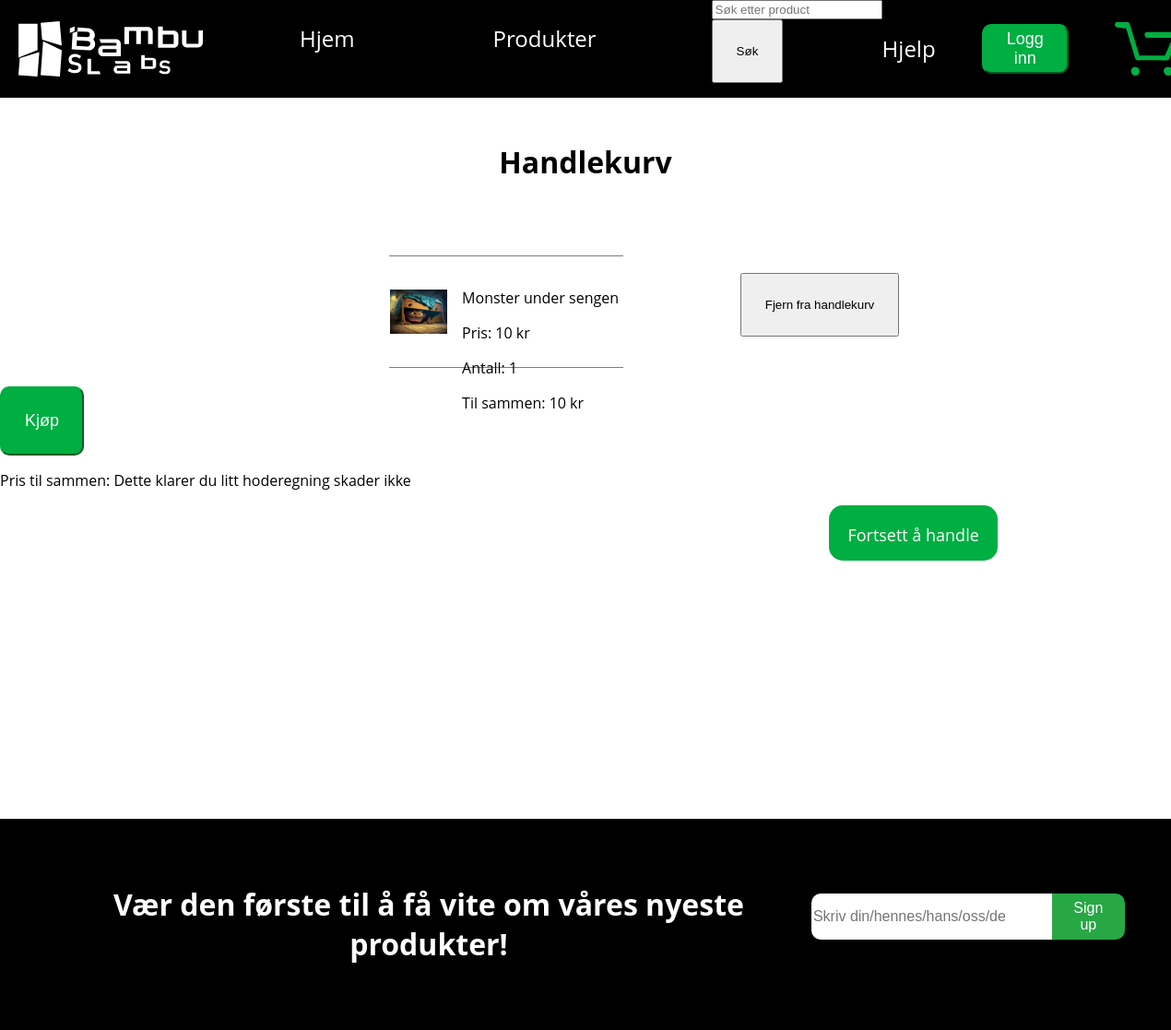
Before: /Handlekurv.html (signed in) with the older database file.
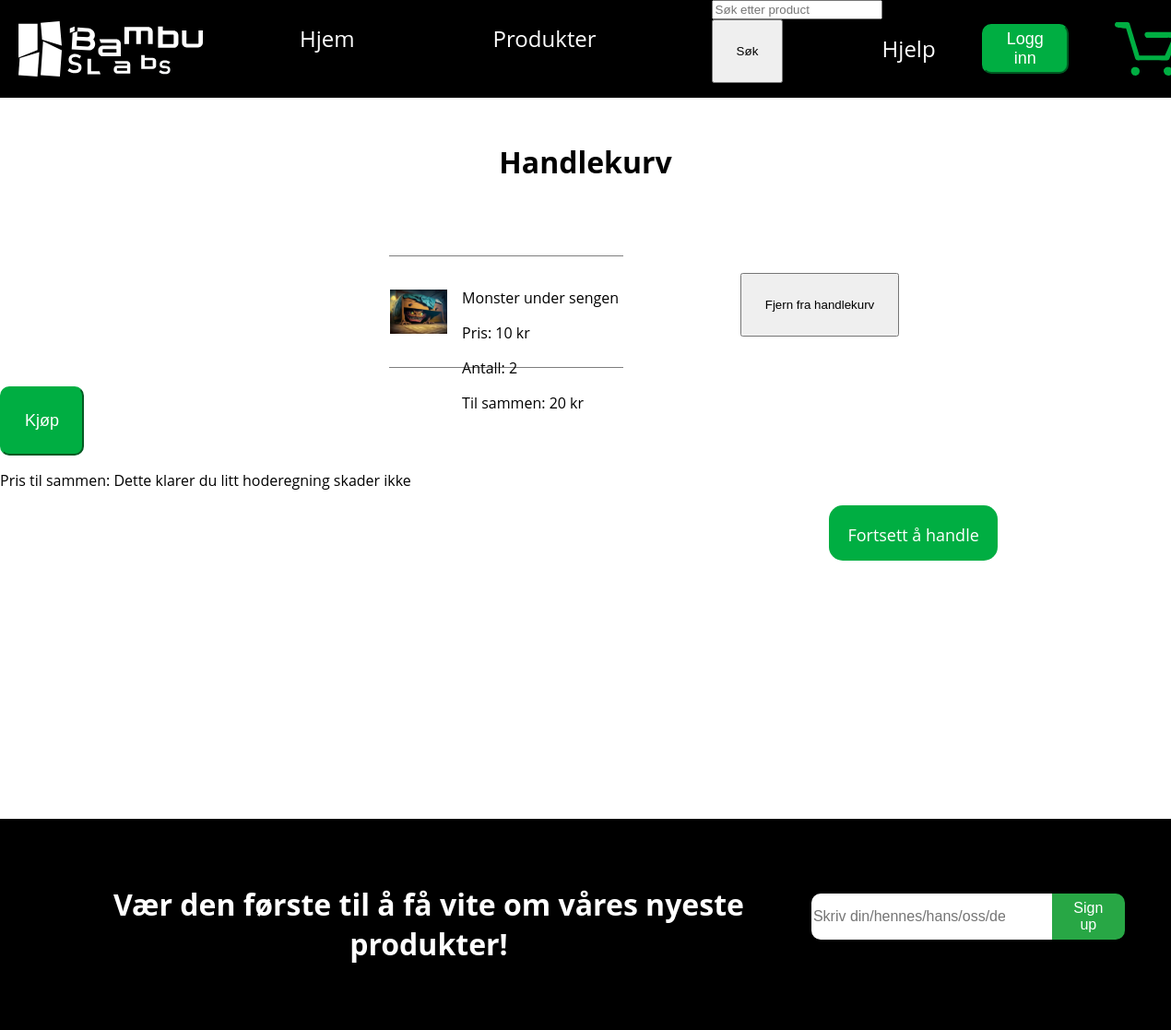
After: the same page with the newer database file.
### app.py (models this page shows)
class Cart(db.Model):
    __tablename__='cart'
    id = db.Column(db.Integer, primary_key=True)
    user_id = db.Column(db.Integer, db.ForeignKey('user.id'), nullable=False)
    product_id = db.Column(db.String, db.ForeignKey('produkt.id'), nullable=False)
    quantity = db.Column(db.Integer, default=1)
    user = db.relationship('User', backref='cart_items')
    product = db.relationship('Produkt', backref='cart_items')

class Produkt(db.Model):
    id = db.Column(db.String, primary_key=True)
    name = db.Column(db.String, nullable=False)
    price = db.Column(db.String, nullable=False)
    pricetall = db.Column(db.Integer, nullable=False)
    pricetext = db.Column(db.String, nullable=False)
    image = db.Column(db.String, nullable=False)
    description = db.Column(db.Text, nullable=False)

### app.py (the view, shortened to what this page needs)
@app.route('/Handlekurv.html')
def Handlekurv():
    cart_items = []
    if current_user.is_authenticated:
        cart_items = Cart.query.filter_by(user_id=current_user.id).all()
    return render_template('Handlekurv.html', cart_items=cart_items)

### app.py (called while the page is built)
@login_manager.user_loader
def load_user(user_id):
    return User.query.get(int(user_id))

### templates/Handlekurv.html (shortened to what this page needs)
{% extends 'nav2.html' %}
{% block body %}
<!DOCTYPE html>
<html lang="en">
<head>
    <link rel="stylesheet" href="static/styling.css">
</head>
<body>
    <div class="container">
        <h1 id="Handlekurvoverskrift">Handlekurv</h1>
        <div class="produkthandlekurv">
            {% if cart_items %}
            {% for item in cart_items %}
            <div class="handlekurvalt">
                <div class="bildeogprodukt">
                    <img id="productImageHandlekurv" src="{{ item.product.image }}" alt="{{ item.product.name }}">
                    <div class="tekstprodukthandlekurv">
                        <p id="productNameHandlekurv">{{ item.product.name }}</p>
                        <p id="productPriceHandlekurv">Pris: {{ item.product.price }}</p>
                        <p>Antall: {{ item.quantity }}</p>
                        <p>Til sammen: {{ item.quantity * item.product.pricetall }} {{ item.product.pricetext }} </p>
                    </div>
                </div>
                <div>
                    <form action="{{ url_for('remove_from_cart', product_id=item.product_id) }}" method="POST">
                        <button type="submit">Fjern fra handlekurv</button>
                    </form>
                </div>
            </div>
            {% endfor %}
            {% else %}
            <p>Handlekurven din er tom.</p>
            {% endif %}
        </div>
        <div id="knappdivvv2">
            <form action="{{ url_for('kvitering') }}" method="POST">
            <a type="submit" id="handlekurvLink" href="#"><button id="leggTilHandklekurvID">Kjøp</button></a>
        </form>
        <p>Pris til sammen: Dette klarer du litt hoderegning skader ikke</p>
        <div class="Handlekurvting">
            <a id="Flereprodukter" href="index.html">Fortsett å handle</a>
        </div>
    </div>
    <div class="fotter">
        <h1>Vær den første til å få vite om våres nyeste produkter!</h1>
        <form method="POST" action="{{ url_for('subscribe_newsletter') }}">
            <div class="signup-container">
                <input type="email" name="nyheter" class="email-input" placeholder="Skriv din/hennes/hans/oss/deres/ailien email">
                <button type="submit" class="signup-button">Sign up</button>
            </div>
        </form>
    </div>
</body>
</html>
{% endblock %}

### templates/nav2.html
<body>
    <nav>
        <a class="logo" href="index.html">
            <img src="static/bilder/Bambu_Slabswird.svg" alt="Logo">
        </a>
        <div class="textnav">
            <a href="index.html">Hjem</a>
            <a href="detalj.html">Produkter</a>
       <form action="{{ url_for('search') }}" method="GET">
        <input type="text" name="query" placeholder="Søk etter product" required>
        <button type="submit">Søk</button>
       </form>
        </div>
        <div id="totingsammen">
            <a href="Hjelp.html">Hjelp</a>
            <a href="logginn.html">
                <button id="kjøpeknapp">Logg inn</button>
            </a>
            <a href="Handlekurv.html">
                <img id="handlekurv" src="static/bilder/Handlekurv.svg" alt="Handlekurv">
            </a>
        </div>
    </nav>
    {% block body %}
    {% endblock %}
</body>
</html>

### static/styling.css (style rules this page uses)
body { margin: 0%; overflow-x: hidden; font-family: "Open Sans","system-ui","Segoe UI",Roboto,Oxygen,Ubuntu,"Fira Sans","Droid Sans","Helvetica Neue",sans; }
nav { background-color: #000000; width: 100%; display: flex; align-items: center; padding-left: 20px; overflow-x: hidden; }
nav a { text-decoration: none; font-size: 150%; color: white; }
.textnav { display: flex; height: 100%; gap: 100px; width: 90vw; padding-left: 80px; }
.textnav a, button { padding: 25px; }
nav img { width: 200px; }
#kjøpeknapp { display: flex; align-items: center; background-color: #00AE42; color: white; border-color: #00AE42; border-radius: 10px; height: 20px; font-size: large; }
#totingsammen { display: flex; margin-right: 23px; gap: 50px; align-items: center; }
#handlekurv { width: 70px; margin-right: 80px; }
#handlekurvLink button { background-color: #00AE42; color: white; border-color: #00AE42; border-radius: 10px; font-size: large; align-items: center; }
h1 { text-align: center; }
a { text-decoration: none; color: #000000; }
#Flereprodukter { align-items: center; background-color: #00AE42; color: white; border-color: #00AE42; border-radius: 15px; height: 20px; font-size: large; text-decoration: none; padding: 20px; }
#Handlekurvoverskrift { margin-top: 6vh; margin-bottom: 10vh; }
.produkthandlekurv { display: flex; flex-direction: column; margin: 20px 0; gap: 20px }
.bildeogprodukt img { display: flex; justify-content: space-between; height: 40%; padding: 1px; }
.tekstprodukthandlekurv { width: 100%; margin-left: 10px; height: 70%; }
.handlekurvalt { display: flex; width: 100%; justify-content: space-evenly; justify-content: center; align-items: center; gap: 10%; margin-left: 5%; }
.bildeogprodukt { display: flex; justify-content: space-between; border-bottom: 1px solid rgb(127, 127, 127); border-top: 1px solid rgb(127, 127, 127); align-items: center; height: 15vh; width: 20%; gap: 5px; }
.Handlekurvting { display: flex; justify-content: center; margin-top: 2vh; padding-left: 56vw; margin-bottom: 35vh; }
.signup-container { display: flex; border-radius: 1px; max-width: 500px; width: 100%; height: 50px; box-shadow: 0 4px 6px rgba(0, 0, 0, 0.1); justify-content: center; }
.email-input { border: none; padding-right: 4vw; width: 100%; font-size: 16px; border-top-left-radius: 10px; border-bottom-left-radius: 10px; outline: none; }
.signup-button { background-color: #28a745; color: white; border: none; padding: 5px 20px; cursor: pointer; font-size: 16px; border-top-right-radius: 10px; border-bottom-right-radius: 10px; transition: background-color 0.3s; }
.fotter { display: flex; justify-content: space-between; align-items: center; background-color: #000000; color: rgb(255, 255, 255); padding: 50px; }

Changed rows visible on the page:
changed Cart "Monster under sengen": quantity "1" → "2"; item.quantity*item.product.pricetall "10" → "20"
